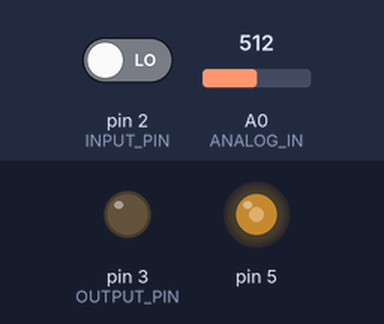
Simulated run of this sketch. Board: Arduino Uno, built with avr-gcc and run on an emulated ATmega328P. Shown: output pins drawn as LEDs (lit = HIGH). The inputs (shaded band) are chosen by the test bench; at power-on: pin 2 (INPUT_PIN) LOW, A0 (ANALOG_IN) = 512.

Above: at 6.2 s.
6.3 s: pin 2 (INPUT_PIN) driven HIGH
At 7.5 s:
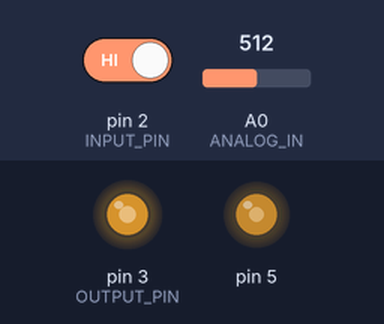
7.8 s: A0 (ANALOG_IN) set to 306
At 8.4 s:
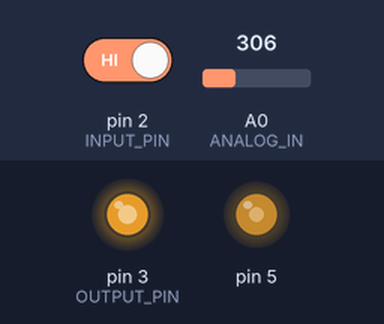
9.3 s: A0 (ANALOG_IN) set to 900
At 10.1 s:
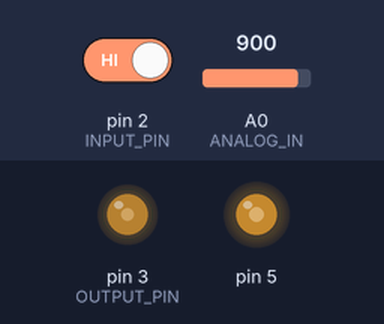
Timing chart, 0 to 12.3 s (numbered marks = the images above; inputs shaded):
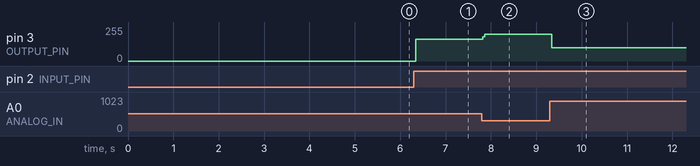

Measured:
- after the input at 6.3 s, pin 3 (OUTPUT_PIN): 0/255 → 164/255 at once
- after the input at 7.8 s, pin 3 (OUTPUT_PIN): 164/255 → 199/255 at once
- after the input at 9.3 s, pin 3 (OUTPUT_PIN): 199/255 → 98/255 at once

The sketch:

modulator.ino
```cpp
#define OUTPUT_PIN  3
#define INPUT_PIN   2
#define ANALOG_IN   A0
/* D2 = 32
 * D3 = 1
 * A0 = 23
 *
*/

void setup() {
  delay(5000);
  pinMode(OUTPUT_PIN, OUTPUT);
  pinMode(5, OUTPUT);
  analogWrite(5,127);
  pinMode(INPUT_PIN,  INPUT);
//  Serial.begin(115200);
}

void loop() {
  //analogWrite(OUTPUT_PIN, analogRead(ANALOG_IN)/4 * digitalRead(INPUT_PIN));

  int delayVal = analogRead(ANALOG_IN)/4;
  digitalWrite(OUTPUT_PIN, LOW);
  delayMicroseconds(delayVal);
  digitalWrite(OUTPUT_PIN, digitalRead(INPUT_PIN));
  delayMicroseconds(256-delayVal);
//  Serial.println(delayVal);
}

/*
0     10                           255
       _____________________________
______|                             |____


*/
```
